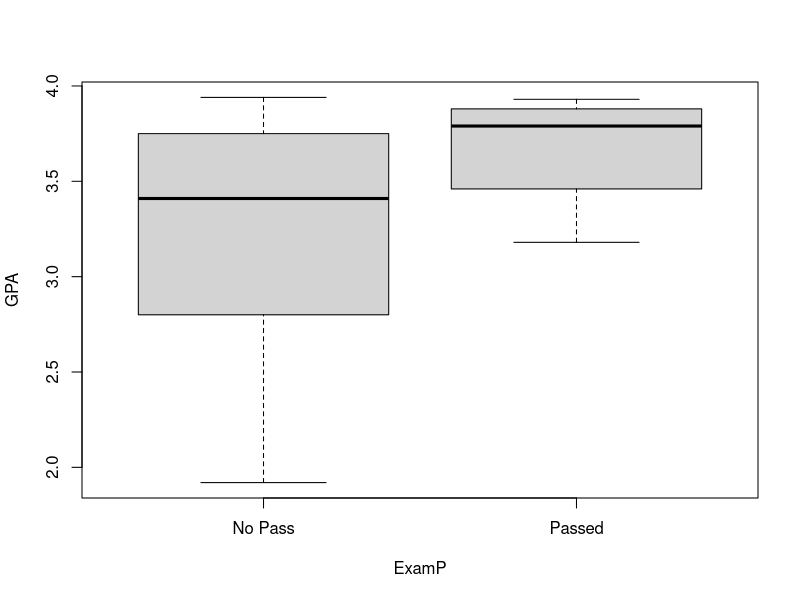
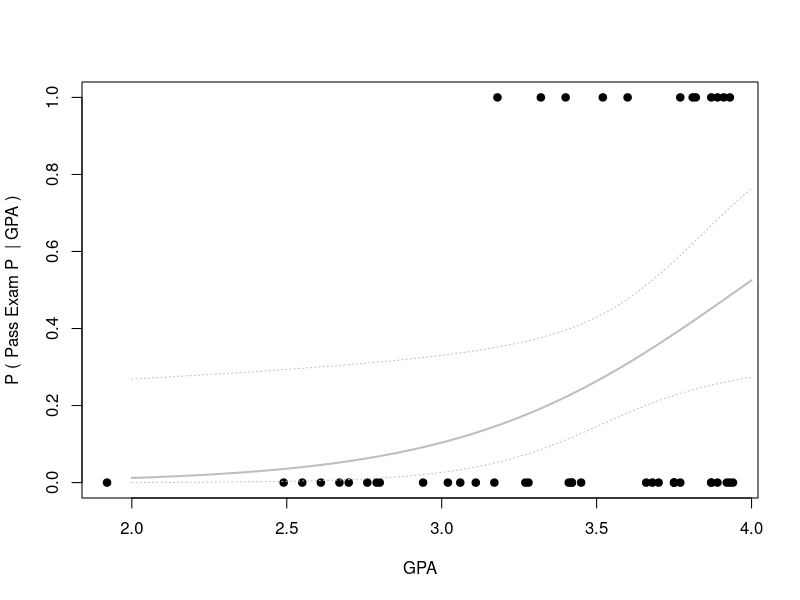
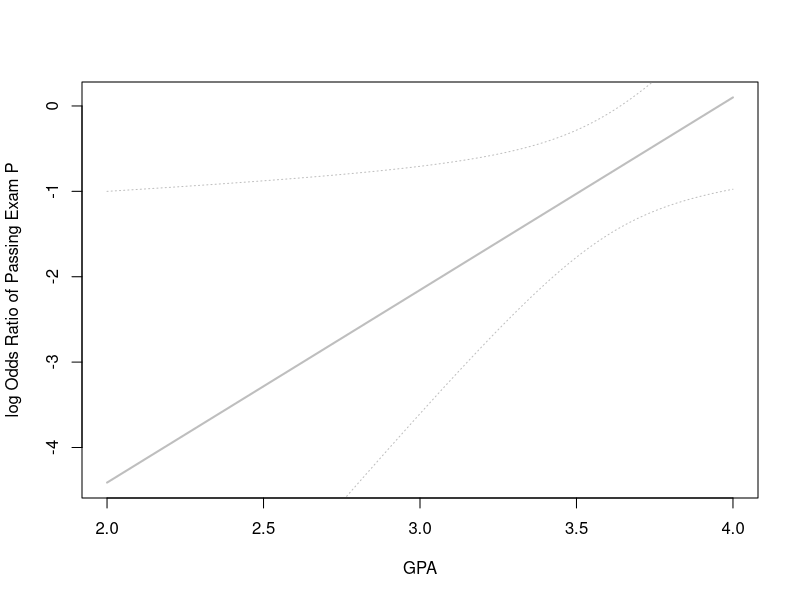
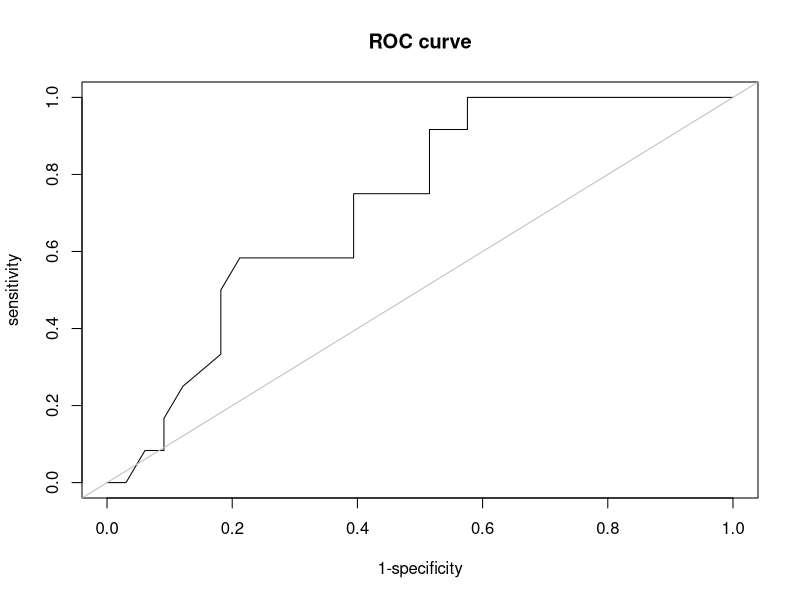

Here is the R script that generated these plots, in order:

# Simple Linear Logistic Regression

# Exam P and GPA



# DATA

examp=read.csv(header=TRUE,text="
Student,ExamP,GPA
2,No Pass,3.42
3,No Pass,3.93
4,No Pass,3.41
5,No Pass,3.75
6,Passed,3.18
7,No Pass,2.76
8,No Pass,3.68
9,No Pass,3.11
10,Passed,3.77
11,No Pass,3.06
12,No Pass,3.89
13,No Pass,3.28
14,Passed,3.82
15,No Pass,2.8
16,No Pass,3.45
17,No Pass,3.75
18,No Pass,3.7
19,No Pass,2.61
20,No Pass,3.17
21,Passed,3.93
22,No Pass,2.94
23,No Pass,2.49
24,No Pass,3.77
25,No Pass,2.7
26,Passed,3.4
27,No Pass,3.87
28,No Pass,2.55
29,Passed,3.81
30,No Pass,1.92
31,No Pass,2.79
32,No Pass,3.42
33,Passed,3.91
34,No Pass,3.94
35,Passed,3.6
36,Passed,3.89
37,No Pass,3.66
38,No Pass,3.02
39,Passed,3.87
40,No Pass,3.92
41,No Pass,3.27
42,Passed,3.32
43,Passed,3.52
44,No Pass,3.75
45,No Pass,3.87
46,No Pass,2.67
")



# EDA

# produces table of frequencies (counts)
table(examp$GPA>=3.5,examp$ExamP)

# Naively doing prop.table(table(examp$GPA>=3.5,examp$ExamP))
#  gives joint proportions, not the row marginals we want

# produces a table conditional on GPA (row marginal proportions):
prop.table(table(examp$GPA>=3.5,examp$ExamP),margin=1)

# boxplot showing students who pass Exam P have higher GPAs than those who don't
boxplot(GPA~ExamP,data=examp)



# Analysis

# Contingency Table (convert quantitative explanatory variable to factor)
chisq.test(table(examp$GPA>=3.5,examp$ExamP))

# Response Variable:
#   instead of using "ExamP" as the column name
# Pass or No Pass
# Pass = 1 if Pass
#      = 0 if No Pass

examp$Pass<-ifelse(examp$ExamP == "Passed", 1, 0)

# Explanatory Variable:
# GPA (quantitative)

# Model:
#   log ( P(Pass) / P(No Pass) )
#     = beta0 + beta1 GPA

# Fit Model
examp.out<-glm(Pass~GPA, data=examp, family="binomial")

# Report parameter estimates and standard errors
summary(examp.out)

# How do we interpret the 2.256 estimated coefficient on GPA?
# a one unit increase in GPA is estimated to increase the log of the odds ratio of passing Exam P by 2.256
# better:
exp(2.256)  # 9.54
# estimated odds of passing Exam P increase by almost 10 times for increasing GPA by 1 point
# (B to A)

# Is this statistically significant?
# Ho: beta1 = 0
# Wald test
# GPA has a statistically significant effect on passing Exam P (z=2.133, p-value=0.0329).

# Ho: no GPA effect
# Likelihood Ratio Test comparing full and reduced model
# reduced model assumes Ho is true
examp.red<-glm(Pass~+1, data=examp, family="binomial")
anova(examp.red,examp.out,test="Chisq")
# GPA has a statistically significant effect on passing Exam P (X2=6.5393, p-value=0.01055).

# 95% CI on beta1
confint(examp.out)
# since zero is not in the conf int we conclude GPA has a statistically significant effect
exp(confint(examp.out))[-1,]
# since one is not in the conf int we conclude GPA has a statistically significant effect

# predict probability of passing Exam P for two students: GPA 3.25, 3.85
predict(examp.out,newdata=data.frame(GPA=c(3.25, 3.85)), type="response")

# Create a graphic of the logistic regression model
# data
plot(Pass~GPA,data=examp,pch=19,xlab="GPA",ylab="P ( Pass Exam P  | GPA )")
# curve
xstar<-seq(2,4,length=100)
phat<-predict(examp.out,newdata=data.frame(GPA=xstar), type="response")
lines(xstar,phat,col="gray",lwd=2)

# add CI to curve
# first, compute CI in log-odds
logit.hat<-predict(examp.out,newdata=data.frame(GPA=xstar), type="link", se.fit=TRUE)
logit.L<-logit.hat$fit -1.96 * logit.hat$se.fit
logit.U<-logit.hat$fit +1.96 * logit.hat$se.fit
# second, untransform
phat.L<-1/(1+exp(-logit.L))
phat.U<-1/(1+exp(-logit.U))
# third, add to plot
lines(xstar,phat.L,col="gray",lty=3)
lines(xstar,phat.U,col="gray",lty=3)

# log-odds plot ... won't show data
plot(xstar,logit.hat$fit,type="l",col="gray",lwd=2,
     xlab="GPA", ylab="log Odds Ratio of Passing Exam P")
lines(xstar,logit.L,col="gray",lty=3)
lines(xstar,logit.U,col="gray",lty=3)

# create ROC curve (used to demonstrate prediction performance)
library(ROCR)
examp.pred<-prediction(predict(examp.out,type="response"),examp$Pass)
examp.perf<-performance(examp.pred, measure="tpr", x.measure="fpr")
plot(examp.perf,xlab="1-specificity",ylab="sensitivity",main="ROC curve")
abline(0,1,col="gray")

# compute AUC (area under curve, its like R^2)
performance(examp.pred,measure="auc")  # 0.7209596



# Analysis Review

# Research Task: Both inference and prediction on phenomenon

# Data Features:
# Response variable is binary (two possible outcomes)
# Explanatory variable is continuous (could have been a factor ... also we are interested in lots of
#                                                  explanatory variables ... next case)

# Strengths
# modeling conditional probability
# inference (statisitical significance)
# interpretable effects (must untransform ... and talk in odds)
# graphics of effects (probabilities, if we untransform)
# AUC as a parallel to R^2 (one number summary of prediction performance), ROC curve as a graphic

# Weaknesses
# not intuitive "log odds" model effects

# Challenge
# I would predict the effect of NBA scoring (player-level) on wins. Some say that scoring points is all that
#   matters. So I want to see how the scoring of any one player effects their chance of winning. This has one
#   explanatory variable (points scored by a player) and one response variable (winning) which is either 0 or 1.
#   Data can be found here: https://stats.nba.com/players/
